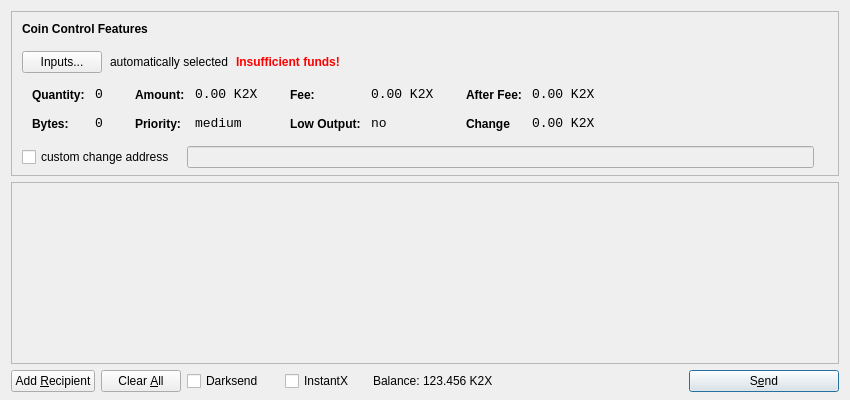
<?xml version="1.0" encoding="UTF-8"?>
<ui version="4.0">
 <class>SendCoinsDialog</class>
 <widget class="QDialog" name="SendCoinsDialog">
  <property name="geometry">
   <rect>
    <x>0</x>
    <y>0</y>
    <width>850</width>
    <height>400</height>
   </rect>
  </property>
  <property name="windowTitle">
   <string>Send Coins</string>
  </property>
  <layout class="QVBoxLayout" name="verticalLayout" stretch="0,1,0">
   <property name="bottomMargin">
    <number>8</number>
   </property>
   <item>
    <widget class="QFrame" name="frameCoinControl">
     <property name="sizePolicy">
      <sizepolicy hsizetype="Expanding" vsizetype="Expanding">
       <horstretch>0</horstretch>
       <verstretch>0</verstretch>
      </sizepolicy>
     </property>
     <property name="maximumSize">
      <size>
       <width>16777215</width>
       <height>16777215</height>
      </size>
     </property>
     <property name="frameShape">
      <enum>QFrame::StyledPanel</enum>
     </property>
     <property name="frameShadow">
      <enum>QFrame::Sunken</enum>
     </property>
     <layout class="QVBoxLayout" name="verticalLayoutCoinControl2">
      <property name="spacing">
       <number>6</number>
      </property>
      <property name="leftMargin">
       <number>0</number>
      </property>
      <property name="topMargin">
       <number>0</number>
      </property>
      <property name="rightMargin">
       <number>0</number>
      </property>
      <property name="bottomMargin">
       <number>6</number>
      </property>
      <item>
       <layout class="QVBoxLayout" name="verticalLayoutCoinControl" stretch="0,0,0,0,1">
        <property name="spacing">
         <number>0</number>
        </property>
        <property name="leftMargin">
         <number>10</number>
        </property>
        <property name="topMargin">
         <number>10</number>
        </property>
        <item>
         <layout class="QHBoxLayout" name="horizontalLayoutCoinControl1">
          <property name="bottomMargin">
           <number>15</number>
          </property>
          <item>
           <widget class="QLabel" name="labelCoinControlFeatures">
            <property name="sizePolicy">
             <sizepolicy hsizetype="Preferred" vsizetype="Maximum">
              <horstretch>0</horstretch>
              <verstretch>0</verstretch>
             </sizepolicy>
            </property>
            <property name="font">
             <font>
              <weight>75</weight>
              <bold>true</bold>
             </font>
            </property>
            <property name="styleSheet">
             <string notr="true">font-weight:bold;</string>
            </property>
            <property name="text">
             <string>Coin Control Features</string>
            </property>
           </widget>
          </item>
         </layout>
        </item>
        <item>
         <layout class="QHBoxLayout" name="horizontalLayoutCoinControl2" stretch="0,0,0,0">
          <property name="spacing">
           <number>8</number>
          </property>
          <property name="bottomMargin">
           <number>10</number>
          </property>
          <item>
           <widget class="QPushButton" name="pushButtonCoinControl">
            <property name="styleSheet">
             <string notr="true"/>
            </property>
            <property name="text">
             <string>Inputs...</string>
            </property>
           </widget>
          </item>
          <item>
           <widget class="QLabel" name="labelCoinControlAutomaticallySelected">
            <property name="text">
             <string>automatically selected</string>
            </property>
            <property name="margin">
             <number>5</number>
            </property>
           </widget>
          </item>
          <item>
           <widget class="QLabel" name="labelCoinControlInsuffFunds">
            <property name="font">
             <font>
              <weight>75</weight>
              <bold>true</bold>
             </font>
            </property>
            <property name="styleSheet">
             <string notr="true">color:red;font-weight:bold;</string>
            </property>
            <property name="text">
             <string>Insufficient funds!</string>
            </property>
            <property name="margin">
             <number>5</number>
            </property>
           </widget>
          </item>
          <item>
           <spacer name="horizontalSpacerCoinControl">
            <property name="orientation">
             <enum>Qt::Horizontal</enum>
            </property>
            <property name="sizeHint" stdset="0">
             <size>
              <width>40</width>
              <height>1</height>
             </size>
            </property>
           </spacer>
          </item>
         </layout>
        </item>
        <item>
         <widget class="QWidget" name="widgetCoinControl" native="true">
          <property name="sizePolicy">
           <sizepolicy hsizetype="Preferred" vsizetype="Preferred">
            <horstretch>0</horstretch>
            <verstretch>0</verstretch>
           </sizepolicy>
          </property>
          <property name="minimumSize">
           <size>
            <width>0</width>
            <height>0</height>
           </size>
          </property>
          <property name="styleSheet">
           <string notr="true"/>
          </property>
          <layout class="QHBoxLayout" name="horizontalLayoutCoinControl5">
           <property name="leftMargin">
            <number>0</number>
           </property>
           <property name="topMargin">
            <number>0</number>
           </property>
           <property name="rightMargin">
            <number>0</number>
           </property>
           <property name="bottomMargin">
            <number>0</number>
           </property>
           <item>
            <layout class="QHBoxLayout" name="horizontalLayoutCoinControl3" stretch="0,0,0,1">
             <property name="spacing">
              <number>20</number>
             </property>
             <property name="topMargin">
              <number>0</number>
             </property>
             <property name="bottomMargin">
              <number>10</number>
             </property>
             <item>
              <layout class="QFormLayout" name="formLayoutCoinControl1">
               <property name="horizontalSpacing">
                <number>10</number>
               </property>
               <property name="verticalSpacing">
                <number>14</number>
               </property>
               <property name="leftMargin">
                <number>10</number>
               </property>
               <property name="topMargin">
                <number>4</number>
               </property>
               <property name="rightMargin">
                <number>6</number>
               </property>
               <item row="0" column="0">
                <widget class="QLabel" name="labelCoinControlQuantityText">
                 <property name="styleSheet">
                  <string notr="true">font-weight:bold;</string>
                 </property>
                 <property name="text">
                  <string>Quantity:</string>
                 </property>
                 <property name="margin">
                  <number>0</number>
                 </property>
                </widget>
               </item>
               <item row="0" column="1">
                <widget class="QLabel" name="labelCoinControlQuantity">
                 <property name="font">
                  <font>
                   <family>Monospace</family>
                   <pointsize>10</pointsize>
                  </font>
                 </property>
                 <property name="cursor">
                  <cursorShape>IBeamCursor</cursorShape>
                 </property>
                 <property name="contextMenuPolicy">
                  <enum>Qt::ActionsContextMenu</enum>
                 </property>
                 <property name="text">
                  <string>0</string>
                 </property>
                 <property name="margin">
                  <number>0</number>
                 </property>
                 <property name="textInteractionFlags">
                  <set>Qt::LinksAccessibleByMouse|Qt::TextSelectableByKeyboard|Qt::TextSelectableByMouse</set>
                 </property>
                </widget>
               </item>
               <item row="1" column="0">
                <widget class="QLabel" name="labelCoinControlBytesText">
                 <property name="styleSheet">
                  <string notr="true">font-weight:bold;</string>
                 </property>
                 <property name="text">
                  <string>Bytes:</string>
                 </property>
                </widget>
               </item>
               <item row="1" column="1">
                <widget class="QLabel" name="labelCoinControlBytes">
                 <property name="font">
                  <font>
                   <family>Monospace</family>
                   <pointsize>10</pointsize>
                  </font>
                 </property>
                 <property name="cursor">
                  <cursorShape>IBeamCursor</cursorShape>
                 </property>
                 <property name="contextMenuPolicy">
                  <enum>Qt::ActionsContextMenu</enum>
                 </property>
                 <property name="text">
                  <string>0</string>
                 </property>
                 <property name="textInteractionFlags">
                  <set>Qt::LinksAccessibleByMouse|Qt::TextSelectableByKeyboard|Qt::TextSelectableByMouse</set>
                 </property>
                </widget>
               </item>
              </layout>
             </item>
             <item>
              <layout class="QFormLayout" name="formLayoutCoinControl2">
               <property name="horizontalSpacing">
                <number>10</number>
               </property>
               <property name="verticalSpacing">
                <number>14</number>
               </property>
               <property name="leftMargin">
                <number>6</number>
               </property>
               <property name="topMargin">
                <number>4</number>
               </property>
               <property name="rightMargin">
                <number>6</number>
               </property>
               <item row="0" column="0">
                <widget class="QLabel" name="labelCoinControlAmountText">
                 <property name="styleSheet">
                  <string notr="true">font-weight:bold;</string>
                 </property>
                 <property name="text">
                  <string>Amount:</string>
                 </property>
                 <property name="margin">
                  <number>0</number>
                 </property>
                </widget>
               </item>
               <item row="0" column="1">
                <widget class="QLabel" name="labelCoinControlAmount">
                 <property name="font">
                  <font>
                   <family>Monospace</family>
                   <pointsize>10</pointsize>
                  </font>
                 </property>
                 <property name="cursor">
                  <cursorShape>IBeamCursor</cursorShape>
                 </property>
                 <property name="contextMenuPolicy">
                  <enum>Qt::ActionsContextMenu</enum>
                 </property>
                 <property name="text">
                  <string>0.00 K2X</string>
                 </property>
                 <property name="textInteractionFlags">
                  <set>Qt::LinksAccessibleByMouse|Qt::TextSelectableByKeyboard|Qt::TextSelectableByMouse</set>
                 </property>
                </widget>
               </item>
               <item row="1" column="0">
                <widget class="QLabel" name="labelCoinControlPriorityText">
                 <property name="styleSheet">
                  <string notr="true">font-weight:bold;</string>
                 </property>
                 <property name="text">
                  <string>Priority:</string>
                 </property>
                </widget>
               </item>
               <item row="1" column="1">
                <widget class="QLabel" name="labelCoinControlPriority">
                 <property name="font">
                  <font>
                   <family>Monospace</family>
                   <pointsize>10</pointsize>
                  </font>
                 </property>
                 <property name="cursor">
                  <cursorShape>IBeamCursor</cursorShape>
                 </property>
                 <property name="contextMenuPolicy">
                  <enum>Qt::ActionsContextMenu</enum>
                 </property>
                 <property name="text">
                  <string>medium</string>
                 </property>
                 <property name="textInteractionFlags">
                  <set>Qt::LinksAccessibleByMouse|Qt::TextSelectableByKeyboard|Qt::TextSelectableByMouse</set>
                 </property>
                </widget>
               </item>
              </layout>
             </item>
             <item>
              <layout class="QFormLayout" name="formLayoutCoinControl3">
               <property name="horizontalSpacing">
                <number>10</number>
               </property>
               <property name="verticalSpacing">
                <number>14</number>
               </property>
               <property name="leftMargin">
                <number>6</number>
               </property>
               <property name="topMargin">
                <number>4</number>
               </property>
               <property name="rightMargin">
                <number>6</number>
               </property>
               <item row="0" column="0">
                <widget class="QLabel" name="labelCoinControlFeeText">
                 <property name="styleSheet">
                  <string notr="true">font-weight:bold;</string>
                 </property>
                 <property name="text">
                  <string>Fee:</string>
                 </property>
                 <property name="margin">
                  <number>0</number>
                 </property>
                </widget>
               </item>
               <item row="0" column="1">
                <widget class="QLabel" name="labelCoinControlFee">
                 <property name="font">
                  <font>
                   <family>Monospace</family>
                   <pointsize>10</pointsize>
                  </font>
                 </property>
                 <property name="cursor">
                  <cursorShape>IBeamCursor</cursorShape>
                 </property>
                 <property name="contextMenuPolicy">
                  <enum>Qt::ActionsContextMenu</enum>
                 </property>
                 <property name="text">
                  <string>0.00 K2X</string>
                 </property>
                 <property name="textInteractionFlags">
                  <set>Qt::LinksAccessibleByMouse|Qt::TextSelectableByKeyboard|Qt::TextSelectableByMouse</set>
                 </property>
                </widget>
               </item>
               <item row="1" column="0">
                <widget class="QLabel" name="labelCoinControlLowOutputText">
                 <property name="styleSheet">
                  <string notr="true">font-weight:bold;</string>
                 </property>
                 <property name="text">
                  <string>Low Output:</string>
                 </property>
                </widget>
               </item>
               <item row="1" column="1">
                <widget class="QLabel" name="labelCoinControlLowOutput">
                 <property name="font">
                  <font>
                   <family>Monospace</family>
                   <pointsize>10</pointsize>
                  </font>
                 </property>
                 <property name="cursor">
                  <cursorShape>IBeamCursor</cursorShape>
                 </property>
                 <property name="contextMenuPolicy">
                  <enum>Qt::ActionsContextMenu</enum>
                 </property>
                 <property name="text">
                  <string>no</string>
                 </property>
                 <property name="textInteractionFlags">
                  <set>Qt::LinksAccessibleByMouse|Qt::TextSelectableByKeyboard|Qt::TextSelectableByMouse</set>
                 </property>
                </widget>
               </item>
              </layout>
             </item>
             <item>
              <layout class="QFormLayout" name="formLayoutCoinControl4">
               <property name="horizontalSpacing">
                <number>10</number>
               </property>
               <property name="verticalSpacing">
                <number>14</number>
               </property>
               <property name="leftMargin">
                <number>6</number>
               </property>
               <property name="topMargin">
                <number>4</number>
               </property>
               <property name="rightMargin">
                <number>6</number>
               </property>
               <item row="0" column="0">
                <widget class="QLabel" name="labelCoinControlAfterFeeText">
                 <property name="styleSheet">
                  <string notr="true">font-weight:bold;</string>
                 </property>
                 <property name="text">
                  <string>After Fee:</string>
                 </property>
                 <property name="margin">
                  <number>0</number>
                 </property>
                </widget>
               </item>
               <item row="0" column="1">
                <widget class="QLabel" name="labelCoinControlAfterFee">
                 <property name="font">
                  <font>
                   <family>Monospace</family>
                   <pointsize>10</pointsize>
                  </font>
                 </property>
                 <property name="cursor">
                  <cursorShape>IBeamCursor</cursorShape>
                 </property>
                 <property name="contextMenuPolicy">
                  <enum>Qt::ActionsContextMenu</enum>
                 </property>
                 <property name="text">
                  <string>0.00 K2X</string>
                 </property>
                 <property name="textInteractionFlags">
                  <set>Qt::LinksAccessibleByMouse|Qt::TextSelectableByKeyboard|Qt::TextSelectableByMouse</set>
                 </property>
                </widget>
               </item>
               <item row="1" column="0">
                <widget class="QLabel" name="labelCoinControlChangeText">
                 <property name="styleSheet">
                  <string notr="true">font-weight:bold;</string>
                 </property>
                 <property name="text">
                  <string>Change</string>
                 </property>
                </widget>
               </item>
               <item row="1" column="1">
                <widget class="QLabel" name="labelCoinControlChange">
                 <property name="font">
                  <font>
                   <family>Monospace</family>
                   <pointsize>10</pointsize>
                  </font>
                 </property>
                 <property name="cursor">
                  <cursorShape>IBeamCursor</cursorShape>
                 </property>
                 <property name="contextMenuPolicy">
                  <enum>Qt::ActionsContextMenu</enum>
                 </property>
                 <property name="text">
                  <string>0.00 K2X</string>
                 </property>
                 <property name="textInteractionFlags">
                  <set>Qt::LinksAccessibleByMouse|Qt::TextSelectableByKeyboard|Qt::TextSelectableByMouse</set>
                 </property>
                </widget>
               </item>
              </layout>
             </item>
            </layout>
           </item>
          </layout>
         </widget>
        </item>
        <item>
         <layout class="QHBoxLayout" name="horizontalLayoutCoinControl4" stretch="0,0,0">
          <property name="spacing">
           <number>12</number>
          </property>
          <property name="sizeConstraint">
           <enum>QLayout::SetDefaultConstraint</enum>
          </property>
          <property name="topMargin">
           <number>5</number>
          </property>
          <property name="rightMargin">
           <number>5</number>
          </property>
          <item>
           <widget class="QCheckBox" name="checkBoxCoinControlChange">
            <property name="text">
             <string>custom change address</string>
            </property>
           </widget>
          </item>
          <item>
           <widget class="QLineEdit" name="lineEditCoinControlChange">
            <property name="enabled">
             <bool>false</bool>
            </property>
            <property name="sizePolicy">
             <sizepolicy hsizetype="Expanding" vsizetype="Fixed">
              <horstretch>0</horstretch>
              <verstretch>0</verstretch>
             </sizepolicy>
            </property>
           </widget>
          </item>
          <item>
           <widget class="QLabel" name="labelCoinControlChangeLabel">
            <property name="sizePolicy">
             <sizepolicy hsizetype="Preferred" vsizetype="Expanding">
              <horstretch>0</horstretch>
              <verstretch>0</verstretch>
             </sizepolicy>
            </property>
            <property name="minimumSize">
             <size>
              <width>0</width>
              <height>0</height>
             </size>
            </property>
            <property name="text">
             <string/>
            </property>
            <property name="margin">
             <number>3</number>
            </property>
           </widget>
          </item>
         </layout>
        </item>
        <item>
         <spacer name="verticalSpacerCoinControl">
          <property name="orientation">
           <enum>Qt::Vertical</enum>
          </property>
          <property name="sizeHint" stdset="0">
           <size>
            <width>800</width>
            <height>1</height>
           </size>
          </property>
         </spacer>
        </item>
       </layout>
      </item>
     </layout>
    </widget>
   </item>
   <item>
    <widget class="QScrollArea" name="scrollArea">
     <property name="widgetResizable">
      <bool>true</bool>
     </property>
     <widget class="QWidget" name="scrollAreaWidgetContents">
      <property name="geometry">
       <rect>
        <x>0</x>
        <y>0</y>
        <width>830</width>
        <height>173</height>
       </rect>
      </property>
      <layout class="QVBoxLayout" name="verticalLayout_2">
       <property name="leftMargin">
        <number>0</number>
       </property>
       <property name="topMargin">
        <number>0</number>
       </property>
       <property name="rightMargin">
        <number>0</number>
       </property>
       <property name="bottomMargin">
        <number>0</number>
       </property>
       <item>
        <layout class="QVBoxLayout" name="entries">
         <property name="spacing">
          <number>6</number>
         </property>
        </layout>
       </item>
       <item>
        <spacer name="verticalSpacer">
         <property name="orientation">
          <enum>Qt::Vertical</enum>
         </property>
         <property name="sizeHint" stdset="0">
          <size>
           <width>20</width>
           <height>40</height>
          </size>
         </property>
        </spacer>
       </item>
      </layout>
     </widget>
    </widget>
   </item>
   <item>
    <layout class="QHBoxLayout" name="horizontalLayout">
     <item>
      <widget class="QPushButton" name="addButton">
       <property name="toolTip">
        <string>Send to multiple recipients at once</string>
       </property>
       <property name="text">
        <string>Add &amp;Recipient</string>
       </property>
       <property name="autoDefault">
        <bool>false</bool>
       </property>
      </widget>
     </item>
     <item>
      <widget class="QPushButton" name="clearButton">
       <property name="sizePolicy">
        <sizepolicy hsizetype="Minimum" vsizetype="Fixed">
         <horstretch>0</horstretch>
         <verstretch>0</verstretch>
        </sizepolicy>
       </property>
       <property name="toolTip">
        <string>Remove all transaction fields</string>
       </property>
       <property name="text">
        <string>Clear &amp;All</string>
       </property>
       <property name="autoRepeatDelay">
        <number>300</number>
       </property>
       <property name="autoDefault">
        <bool>false</bool>
       </property>
      </widget>
     </item>
     <item>
      <layout class="QHBoxLayout" name="horizontalLayout_2">
       <property name="spacing">
        <number>3</number>
       </property>
       <item>
        <widget class="QCheckBox" name="checkUseDarksend">
         <property name="minimumSize">
          <size>
           <width>95</width>
           <height>0</height>
          </size>
         </property>
         <property name="visible">
          <bool>false</bool>
         </property>
         <property name="text">
          <string>Darksend</string>
         </property>
        </widget>
       </item>
       <item>
        <widget class="QCheckBox" name="checkInstantX">
         <property name="minimumSize">
          <size>
           <width>85</width>
           <height>0</height>
          </size>
         </property>
         <property name="visible">
          <bool>false</bool>
         </property>
         <property name="text">
          <string>InstantX</string>
         </property>
        </widget>
       </item>
       <item>
        <widget class="QLabel" name="label">
         <property name="sizePolicy">
          <sizepolicy hsizetype="Preferred" vsizetype="Fixed">
           <horstretch>0</horstretch>
           <verstretch>0</verstretch>
          </sizepolicy>
         </property>
         <property name="text">
          <string>Balance:</string>
         </property>
        </widget>
       </item>
       <item>
        <widget class="QLabel" name="labelBalance">
         <property name="sizePolicy">
          <sizepolicy hsizetype="Preferred" vsizetype="Fixed">
           <horstretch>0</horstretch>
           <verstretch>0</verstretch>
          </sizepolicy>
         </property>
         <property name="cursor">
          <cursorShape>IBeamCursor</cursorShape>
         </property>
         <property name="text">
          <string>123.456 K2X</string>
         </property>
         <property name="textInteractionFlags">
          <set>Qt::LinksAccessibleByMouse|Qt::TextSelectableByKeyboard|Qt::TextSelectableByMouse</set>
         </property>
        </widget>
       </item>
      </layout>
     </item>
     <item>
      <spacer name="horizontalSpacer">
       <property name="orientation">
        <enum>Qt::Horizontal</enum>
       </property>
       <property name="sizeHint" stdset="0">
        <size>
         <width>40</width>
         <height>20</height>
        </size>
       </property>
      </spacer>
     </item>
     <item>
      <widget class="QPushButton" name="sendButton">
       <property name="minimumSize">
        <size>
         <width>150</width>
         <height>0</height>
        </size>
       </property>
       <property name="toolTip">
        <string>Confirm the send action</string>
       </property>
       <property name="text">
        <string>S&amp;end</string>
       </property>
       <property name="default">
        <bool>true</bool>
       </property>
      </widget>
     </item>
    </layout>
   </item>
  </layout>
 </widget>
 <resources>
  <include location="../bitcoin.qrc"/>
 </resources>
 <connections/>
</ui>
